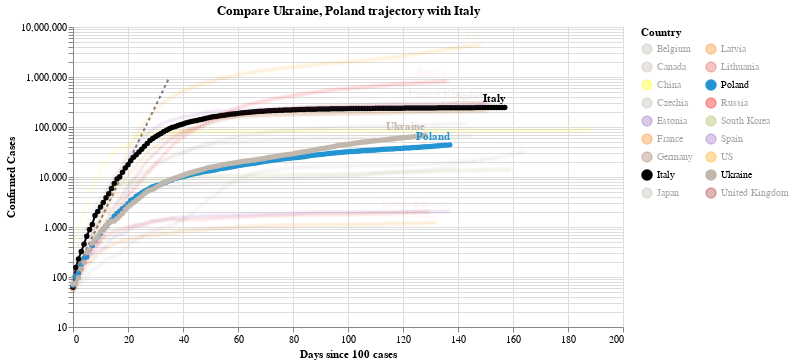

Here is the notebook cell this chart was saved with:
### Code cell
#hide_input
chart2 = make_since_chart(dff2, ['Ukraine', 'Poland'], baseline_countries)
chart2

### Figure 1 — Vega-Lite specification as saved in the notebook (floating-point values rounded to 4 significant figures; data arrays with more than 128 entries replaced by an {"elided": "..."} marker saying what was removed)
{"config": {"view": {"continuousWidth": 400, "continuousHeight": 300}}, "layer": [{"data": {"name": "data-628230001892d6798b50651be41d1b3e"}, "mark": {"type": "line", "color": "black", "opacity": 0.5, "strokeDash": [3, 3]}, "encoding": {"x": {"type": "quantitative", "field": "Days since 100 cases"}, "y": {"type": "quantitative", "field": "Confirmed Cases"}}}, {"data": {"name": "data-2c409c28195d6b0d5b2c383a862c71e7"}, "mark": {"type": "line", "point": true}, "encoding": {"color": {"type": "nominal", "field": "Country", "legend": {"columns": 2}, "scale": {"domain": ["Belgium", "Canada", "China", "Czechia", "Estonia", "France", "Germany", "Italy", "Japan", "Latvia", "Lithuania", "Poland", "Russia", "South Korea", "Spain", "US", "Ukraine", "United Kingdom"], "range": ["#C1B7AD", "#C1B7AD", "yellow", "#C1B7AD", "#9467bd", "#F58518", "#9D755D", "black", "#C1B7AD", "#F58518", "#E45756", "#2495D3", "red", "#A1BA59", "#9467bd", "orange", "#C1B7AD", "brown"]}}, "opacity": {"condition": {"value": 1, "selection": "selector003"}, "value": 0.05}, "tooltip": [{"type": "nominal", "field": "Country"}, {"type": "temporal", "field": "Date"}, {"type": "quantitative", "field": "Confirmed Cases"}, {"type": "quantitative", "field": "Days since 100 cases"}], "x": {"type": "quantitative", "field": "Days since 100 cases"}, "y": {"type": "quantitative", "field": "Confirmed Cases", "scale": {"type": "log"}}}, "selection": {"selector003": {"type": "multi", "fields": ["Country"], "bind": "legend", "init": [{"Country": "Ukraine"}, {"Country": "Poland"}, {"Country": "Italy"}]}}, "width": 550}, {"data": {"name": "data-2c409c28195d6b0d5b2c383a862c71e7"}, "mark": {"type": "text", "align": "right", "dy": -8, "fontWeight": "bold"}, "encoding": {"color": {"type": "nominal", "field": "Country", "legend": {"columns": 2}, "scale": {"domain": ["Belgium", "Canada", "China", "Czechia", "Estonia", "France", "Germany", "Italy", "Japan", "Latvia", "Lithuania", "Poland", "Russia", "South Korea", "Spain", "US", "Ukraine", "United Kingdom"], "range": ["#C1B7AD", "#C1B7AD", "yellow", "#C1B7AD", "#9467bd", "#F58518", "#9D755D", "black", "#C1B7AD", "#F58518", "#E45756", "#2495D3", "red", "#A1BA59", "#9467bd", "orange", "#C1B7AD", "brown"]}}, "opacity": {"condition": {"value": 1, "selection": "selector003"}, "value": 0.05}, "text": {"type": "nominal", "field": "Country"}, "tooltip": [{"type": "nominal", "field": "Country"}, {"type": "temporal", "field": "Date"}, {"type": "quantitative", "field": "Confirmed Cases"}, {"type": "quantitative", "field": "Days since 100 cases"}], "x": {"type": "quantitative", "field": "Days since 100 cases"}, "y": {"type": "quantitative", "field": "Confirmed Cases", "scale": {"type": "log"}}}, "transform": [{"filter": "(datum['Date'] >= 1595894400000)"}], "width": 550}], "title": "Compare Ukraine, Poland trajectory with Italy", "$schema": "https://vega.github.io/schema/vega-lite/v4.0.2.json", "datasets": {"data-628230001892d6798b50651be41d1b3e": [{"Days since 100 cases": 0, "Confirmed Cases": 100.0}, {"Days since 100 cases": 1, "Confirmed Cases": 130.0}, {"Days since 100 cases": 2, "Confirmed Cases": 169.0}, {"Days since 100 cases": 3, "Confirmed Cases": 219.7}, {"Days since 100 cases": 4, "Confirmed Cases": 285.6}, {"Days since 100 cases": 5, "Confirmed Cases": 371.3}, {"Days since 100 cases": 6, "Confirmed Cases": 482.7}, {"Days since 100 cases": 7, "Confirmed Cases": 627.5}, {"Days since 100 cases": 8, "Confirmed Cases": 815.7}, {"Days since 100 cases": 9, "Confirmed Cases": 1060.0}, {"Days since 100 cases": 10, "Confirmed Cases": 1379.0}, {"Days since 100 cases": 11, "Confirmed Cases": 1792.0}, {"Days since 100 cases": 12, "Confirmed Cases": 2330.0}, {"Days since 100 cases": 13, "Confirmed Cases": 3029.0}, {"Days since 100 cases": 14, "Confirmed Cases": 3937.0}, {"Days since 100 cases": 15, "Confirmed Cases": 5119.0}, {"Days since 100 cases": 16, "Confirmed Cases": 6654.0}, {"Days since 100 cases": 17, "Confirmed Cases": 8650.0}, {"Days since 100 cases": 18, "Confirmed Cases": 11250.0}, {"Days since 100 cases": 19, "Confirmed Cases": 14620.0}, {"Days since 100 cases": 20, "Confirmed Cases": 19000.0}, {"Days since 100 cases": 21, "Confirmed Cases": 24710.0}, {"Days since 100 cases": 22, "Confirmed Cases": 32120.0}, {"Days since 100 cases": 23, "Confirmed Cases": 41750.0}, {"Days since 100 cases": 24, "Confirmed Cases": 54280.0}, {"Days since 100 cases": 25, "Confirmed Cases": 70560.0}, {"Days since 100 cases": 26, "Confirmed Cases": 91730.0}, {"Days since 100 cases": 27, "Confirmed Cases": 119300.0}, {"Days since 100 cases": 28, "Confirmed Cases": 155000.0}, {"Days since 100 cases": 29, "Confirmed Cases": 201500.0}, {"Days since 100 cases": 30, "Confirmed Cases": 262000.0}, {"Days since 100 cases": 31, "Confirmed Cases": 340600.0}, {"Days since 100 cases": 32, "Confirmed Cases": 442800.0}, {"Days since 100 cases": 33, "Confirmed Cases": 575600.0}, {"Days since 100 cases": 34, "Confirmed Cases": 748300.0}, {"Days since 100 cases": 35, "Confirmed Cases": 972800.0}], "data-2c409c28195d6b0d5b2c383a862c71e7": {"elided": "2661 records"}}}
